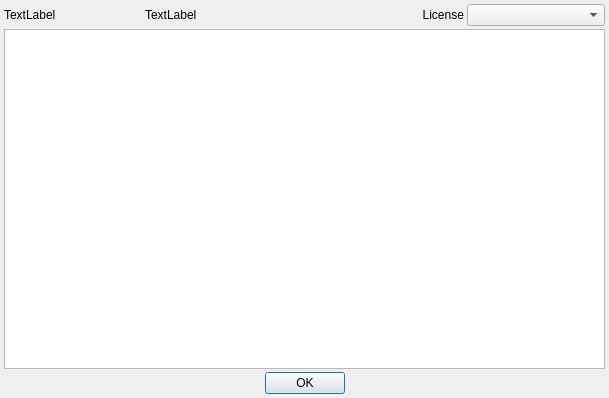
<?xml version="1.0" encoding="UTF-8"?>
<ui version="4.0">
 <class>ApplicationAboutBoxDialog</class>
 <widget class="QDialog" name="ApplicationAboutBoxDialog">
  <property name="windowModality">
   <enum>Qt::ApplicationModal</enum>
  </property>
  <property name="geometry">
   <rect>
    <x>0</x>
    <y>0</y>
    <width>609</width>
    <height>398</height>
   </rect>
  </property>
  <property name="windowTitle">
   <string>About</string>
  </property>
  <property name="modal">
   <bool>true</bool>
  </property>
  <layout class="QVBoxLayout" name="verticalLayout">
   <property name="spacing">
    <number>3</number>
   </property>
   <property name="leftMargin">
    <number>4</number>
   </property>
   <property name="topMargin">
    <number>4</number>
   </property>
   <property name="rightMargin">
    <number>4</number>
   </property>
   <property name="bottomMargin">
    <number>4</number>
   </property>
   <item>
    <layout class="QHBoxLayout" name="horizontalLayout_2">
     <item>
      <widget class="QLabel" name="appName">
       <property name="text">
        <string>TextLabel</string>
       </property>
      </widget>
     </item>
     <item>
      <widget class="QLabel" name="appVersion">
       <property name="text">
        <string>TextLabel</string>
       </property>
      </widget>
     </item>
     <item>
      <spacer name="horizontalSpacer_3">
       <property name="orientation">
        <enum>Qt::Horizontal</enum>
       </property>
       <property name="sizeType">
        <enum>QSizePolicy::Fixed</enum>
       </property>
       <property name="sizeHint" stdset="0">
        <size>
         <width>40</width>
         <height>20</height>
        </size>
       </property>
      </spacer>
     </item>
     <item>
      <widget class="QLabel" name="label">
       <property name="sizePolicy">
        <sizepolicy hsizetype="Minimum" vsizetype="Preferred">
         <horstretch>0</horstretch>
         <verstretch>0</verstretch>
        </sizepolicy>
       </property>
       <property name="text">
        <string>License</string>
       </property>
       <property name="alignment">
        <set>Qt::AlignRight|Qt::AlignTrailing|Qt::AlignVCenter</set>
       </property>
      </widget>
     </item>
     <item>
      <widget class="QComboBox" name="licenseCombo"/>
     </item>
    </layout>
   </item>
   <item>
    <widget class="QTextEdit" name="appHelpText">
     <property name="readOnly">
      <bool>true</bool>
     </property>
    </widget>
   </item>
   <item>
    <layout class="QHBoxLayout" name="horizontalLayout">
     <item>
      <spacer name="horizontalSpacer_2">
       <property name="orientation">
        <enum>Qt::Horizontal</enum>
       </property>
       <property name="sizeHint" stdset="0">
        <size>
         <width>40</width>
         <height>20</height>
        </size>
       </property>
      </spacer>
     </item>
     <item>
      <widget class="QPushButton" name="okButton">
       <property name="text">
        <string>OK</string>
       </property>
       <property name="default">
        <bool>false</bool>
       </property>
      </widget>
     </item>
     <item>
      <spacer name="horizontalSpacer">
       <property name="orientation">
        <enum>Qt::Horizontal</enum>
       </property>
       <property name="sizeHint" stdset="0">
        <size>
         <width>40</width>
         <height>20</height>
        </size>
       </property>
      </spacer>
     </item>
    </layout>
   </item>
  </layout>
 </widget>
 <resources/>
 <connections>
  <connection>
   <sender>okButton</sender>
   <signal>clicked()</signal>
   <receiver>ApplicationAboutBoxDialog</receiver>
   <slot>accept()</slot>
   <hints>
    <hint type="sourcelabel">
     <x>243</x>
     <y>222</y>
    </hint>
    <hint type="destinationlabel">
     <x>444</x>
     <y>221</y>
    </hint>
   </hints>
  </connection>
 </connections>
</ui>
